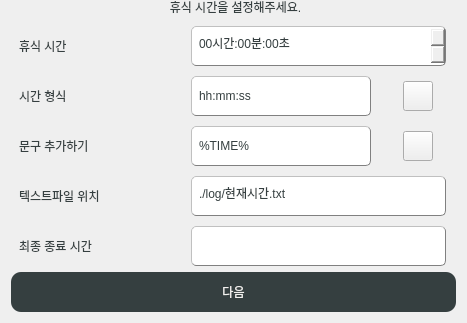
              <widget class="QGroupBox" name="groupBox_4">
               <property name="styleSheet">
                <string notr="true">

QGroupBox  {
    border:0px;
    border-radius: 15px;
	font: 17px &quot;나눔스퀘어_ac Bold&quot;;
	color :#353F40;
}

QGroupBox::title  {
    font: 17px;
    subcontrol-position: top center;
    padding: 0px 7900px 5px 8000px;
	color :#353F40;
}

</string>
               </property>
               <property name="title">
                <string>휴식 시간을 설정해주세요.</string>
               </property>
               <layout class="QGridLayout" name="gridLayout_11">
                <property name="topMargin">
                 <number>11</number>
                </property>
                <item row="2" column="0">
                 <widget class="QPushButton" name="next2">
                  <property name="sizePolicy">
                   <sizepolicy hsizetype="Minimum" vsizetype="Expanding">
                    <horstretch>0</horstretch>
                    <verstretch>0</verstretch>
                   </sizepolicy>
                  </property>
                  <property name="minimumSize">
                   <size>
                    <width>150</width>
                    <height>40</height>
                   </size>
                  </property>
                  <property name="maximumSize">
                   <size>
                    <width>16777215</width>
                    <height>40</height>
                   </size>
                  </property>
                  <property name="styleSheet">
                   <string notr="true">QPushButton
{
	color: #F2F1EF;
	font: 20px &quot;나눔스퀘어_ac Bold&quot;;
	background-color:#353F40;
	border : None;
	border-radius : 10px;
}

QPushButton::hover
{
	color: #F2F1EF;
	font: 20px &quot;나눔스퀘어_ac Bold&quot;;
	background-color:#000000;
	border :solid;
}</string>
                  </property>
                  <property name="text">
                   <string>다음</string>
                  </property>
                 </widget>
                </item>
                <item row="1" column="0">
                 <layout class="QGridLayout" name="gridLayout_12">
                  <property name="sizeConstraint">
                   <enum>QLayout::SetMaximumSize</enum>
                  </property>
                  <property name="leftMargin">
                   <number>0</number>
                  </property>
                  <property name="topMargin">
                   <number>15</number>
                  </property>
                  <property name="rightMargin">
                   <number>10</number>
                  </property>
                  <property name="spacing">
                   <number>10</number>
                  </property>
                  <item row="1" column="2">
                   <layout class="QHBoxLayout" name="horizontalLayout_7">
                    <property name="spacing">
                     <number>0</number>
                    </property>
                    <property name="leftMargin">
                     <number>10</number>
                    </property>
                    <property name="rightMargin">
                     <number>10</number>
                    </property>
                    <item>
                     <widget class="QPushButton" name="break_output_format_reset">
                      <property name="minimumSize">
                       <size>
                        <width>30</width>
                        <height>30</height>
                       </size>
                      </property>
                      <property name="maximumSize">
                       <size>
                        <width>30</width>
                        <height>30</height>
                       </size>
                      </property>
                      <property name="styleSheet">
                       <string notr="true">border-image: url(:/icon/refresh.png);</string>
                      </property>
                      <property name="text">
                       <string/>
                      </property>
                     </widget>
                    </item>
                   </layout>
                  </item>
                  <item row="2" column="2">
                   <layout class="QHBoxLayout" name="horizontalLayout_8">
                    <property name="spacing">
                     <number>0</number>
                    </property>
                    <property name="leftMargin">
                     <number>10</number>
                    </property>
                    <property name="rightMargin">
                     <number>10</number>
                    </property>
                    <property name="bottomMargin">
                     <number>0</number>
                    </property>
                    <item>
                     <widget class="QPushButton" name="break_output_string_reset">
                      <property name="sizePolicy">
                       <sizepolicy hsizetype="Minimum" vsizetype="Minimum">
                        <horstretch>0</horstretch>
                        <verstretch>0</verstretch>
                       </sizepolicy>
                      </property>
                      <property name="minimumSize">
                       <size>
                        <width>30</width>
                        <height>30</height>
                       </size>
                      </property>
                      <property name="maximumSize">
                       <size>
                        <width>30</width>
                        <height>30</height>
                       </size>
                      </property>
                      <property name="styleSheet">
                       <string notr="true">border-image: url(:/icon/refresh.png);</string>
                      </property>
                      <property name="text">
                       <string/>
                      </property>
                     </widget>
                    </item>
                   </layout>
                  </item>
                  <item row="1" column="1">
                   <widget class="QLineEdit" name="break_output_format">
                    <property name="sizePolicy">
                     <sizepolicy hsizetype="Fixed" vsizetype="Expanding">
                      <horstretch>0</horstretch>
                      <verstretch>0</verstretch>
                     </sizepolicy>
                    </property>
                    <property name="minimumSize">
                     <size>
                      <width>180</width>
                      <height>40</height>
                     </size>
                    </property>
                    <property name="maximumSize">
                     <size>
                      <width>180</width>
                      <height>40</height>
                     </size>
                    </property>
                    <property name="styleSheet">
                     <string notr="true">padding: 5px;
font: 17px &quot;나눔스퀘어_ac Bold&quot;;
color :#353F40;
border-style: outset;
border-width: 1px;
border-color: gray;
border-radius: 5px;</string>
                    </property>
                    <property name="text">
                     <string>hh:mm:ss</string>
                    </property>
                    <property name="alignment">
                     <set>Qt::AlignLeading|Qt::AlignLeft|Qt::AlignVCenter</set>
                    </property>
                   </widget>
                  </item>
                  <item row="3" column="0">
                   <widget class="QLabel" name="st_user_week_4">
                    <property name="minimumSize">
                     <size>
                      <width>170</width>
                      <height>40</height>
                     </size>
                    </property>
                    <property name="maximumSize">
                     <size>
                      <width>170</width>
                      <height>40</height>
                     </size>
                    </property>
                    <property name="styleSheet">
                     <string notr="true">padding: 5px;;
font: 20px &quot;나눔스퀘어_ac ExtraBold&quot;;
color :#353F40;</string>
                    </property>
                    <property name="text">
                     <string>텍스트파일 위치</string>
                    </property>
                   </widget>
                  </item>
                  <item row="3" column="1" colspan="2">
                   <widget class="QLineEdit" name="break_path">
                    <property name="minimumSize">
                     <size>
                      <width>255</width>
                      <height>40</height>
                     </size>
                    </property>
                    <property name="maximumSize">
                     <size>
                      <width>255</width>
                      <height>40</height>
                     </size>
                    </property>
                    <property name="styleSheet">
                     <string notr="true">padding: 5px;
font: 17px &quot;나눔스퀘어_ac Bold&quot;;
color :#353F40;
border-style: outset;
border-width: 1px;
border-color: gray;
border-radius: 5px;</string>
                    </property>
                    <property name="text">
                     <string>./log/현재시간.txt</string>
                    </property>
                    <property name="alignment">
                     <set>Qt::AlignLeading|Qt::AlignLeft|Qt::AlignVCenter</set>
                    </property>
                    <property name="readOnly">
                     <bool>true</bool>
                    </property>
                   </widget>
                  </item>
                  <item row="2" column="0">
                   <widget class="QLabel" name="st_user_address_4">
                    <property name="minimumSize">
                     <size>
                      <width>170</width>
                      <height>40</height>
                     </size>
                    </property>
                    <property name="maximumSize">
                     <size>
                      <width>0</width>
                      <height>40</height>
                     </size>
                    </property>
                    <property name="styleSheet">
                     <string notr="true">padding: 5px;;
font: 20px &quot;나눔스퀘어_ac ExtraBold&quot;;
color :#353F40;</string>
                    </property>
                    <property name="text">
                     <string>문구 추가하기</string>
                    </property>
                   </widget>
                  </item>
                  <item row="4" column="1" colspan="2">
                   <widget class="QLineEdit" name="endtime_edit">
                    <property name="minimumSize">
                     <size>
                      <width>255</width>
                      <height>40</height>
                     </size>
                    </property>
                    <property name="maximumSize">
                     <size>
                      <width>255</width>
                      <height>40</height>
                     </size>
                    </property>
                    <property name="styleSheet">
                     <string notr="true">padding: 5px;
font: 17px &quot;나눔스퀘어_ac Bold&quot;;
color :#353F40;
border-style: outset;
border-width: 1px;
border-color: gray;
border-radius: 5px;</string>
                    </property>
                   </widget>
                  </item>
                  <item row="4" column="0">
                   <widget class="QLabel" name="label_6">
                    <property name="minimumSize">
                     <size>
                      <width>170</width>
                      <height>40</height>
                     </size>
                    </property>
                    <property name="maximumSize">
                     <size>
                      <width>170</width>
                      <height>40</height>
                     </size>
                    </property>
                    <property name="styleSheet">
                     <string notr="true">padding: 5px;;
font: 20px &quot;나눔스퀘어_ac ExtraBold&quot;;
color :#353F40;</string>
                    </property>
                    <property name="text">
                     <string>최종 종료 시간</string>
                    </property>
                   </widget>
                  </item>
                  <item row="1" column="0">
                   <widget class="QLabel" name="st_user_name_4">
                    <property name="minimumSize">
                     <size>
                      <width>170</width>
                      <height>40</height>
                     </size>
                    </property>
                    <property name="maximumSize">
                     <size>
                      <width>170</width>
                      <height>40</height>
                     </size>
                    </property>
                    <property name="autoFillBackground">
                     <bool>false</bool>
                    </property>
                    <property name="styleSheet">
                     <string notr="true">padding: 5px;;
font: 20px &quot;나눔스퀘어_ac ExtraBold&quot;;
color :#353F40;</string>
                    </property>
                    <property name="text">
                     <string>시간 형식</string>
                    </property>
                    <property name="margin">
                     <number>0</number>
                    </property>
                   </widget>
                  </item>
                  <item row="0" column="0">
                   <widget class="QLabel" name="label_10">
                    <property name="minimumSize">
                     <size>
                      <width>170</width>
                      <height>40</height>
                     </size>
                    </property>
                    <property name="maximumSize">
                     <size>
                      <width>170</width>
                      <height>40</height>
                     </size>
                    </property>
                    <property name="styleSheet">
                     <string notr="true">padding: 5px;;
font: 20px &quot;나눔스퀘어_ac ExtraBold&quot;;
color :#353F40;</string>
                    </property>
                    <property name="text">
                     <string>휴식 시간</string>
                    </property>
                   </widget>
                  </item>
                  <item row="2" column="1">
                   <widget class="QLineEdit" name="break_output_string">
                    <property name="sizePolicy">
                     <sizepolicy hsizetype="Fixed" vsizetype="Expanding">
                      <horstretch>0</horstretch>
                      <verstretch>0</verstretch>
                     </sizepolicy>
                    </property>
                    <property name="minimumSize">
                     <size>
                      <width>180</width>
                      <height>40</height>
                     </size>
                    </property>
                    <property name="maximumSize">
                     <size>
                      <width>180</width>
                      <height>40</height>
                     </size>
                    </property>
                    <property name="styleSheet">
                     <string notr="true">padding: 5px;
font: 17px &quot;나눔스퀘어_ac Bold&quot;;
color :#353F40;
border-style: outset;
border-width: 1px;
border-color: gray;
border-radius: 5px;</string>
                    </property>
                    <property name="text">
                     <string>%TIME%</string>
                    </property>
                    <property name="alignment">
                     <set>Qt::AlignLeading|Qt::AlignLeft|Qt::AlignVCenter</set>
                    </property>
                   </widget>
                  </item>
                  <item row="0" column="1" colspan="2">
                   <widget class="QTimeEdit" name="breaktime_edit">
                    <property name="sizePolicy">
                     <sizepolicy hsizetype="Minimum" vsizetype="Expanding">
                      <horstretch>0</horstretch>
                      <verstretch>0</verstretch>
                     </sizepolicy>
                    </property>
                    <property name="minimumSize">
                     <size>
                      <width>255</width>
                      <height>40</height>
                     </size>
                    </property>
                    <property name="maximumSize">
                     <size>
                      <width>255</width>
                      <height>40</height>
                     </size>
                    </property>
                    <property name="styleSheet">
                     <string notr="true">padding: 5px;
font: 17px &quot;나눔스퀘어_ac Bold&quot;;
color :#353F40;
border-style: outset;
border-width: 1px;
border-color: gray;
border-radius: 5px;</string>
                    </property>
                    <property name="displayFormat">
                     <string>HH시간:mm분:ss초</string>
                    </property>
                   </widget>
                  </item>
                 </layout>
                </item>
               </layout>
              </widget>
